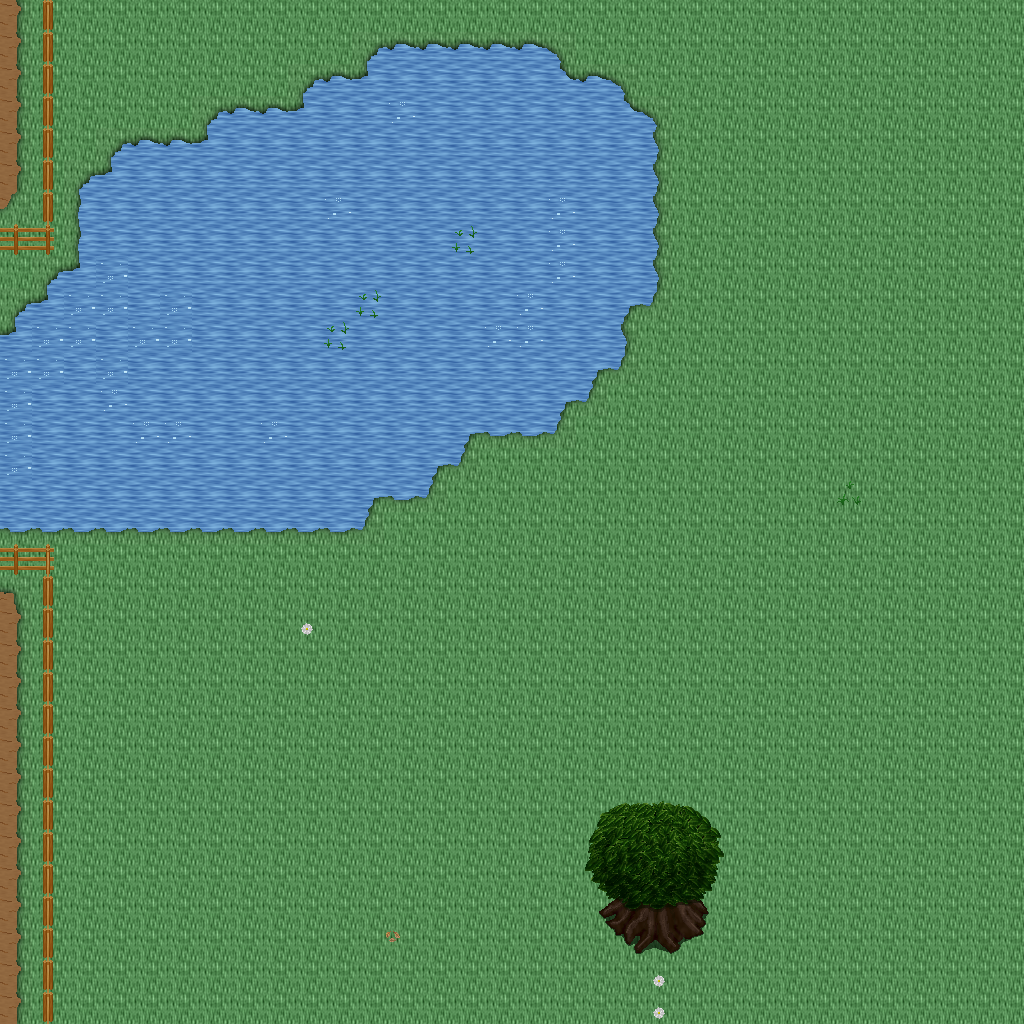

Below is a game level as drawn by its tile map, then a one-line description and the .tmx that defines it (tile-layer data replaced by summaries):
An orthogonal 32x32 tile map with 32x32 px tiles, 5 tile layers (Ground, Objects, Objects2, Above, ...), 1 hidden layer not drawn, 27 tilesets.

<map version="1.10" tiledversion="1.11.0" orientation="orthogonal" renderorder="right-down" width="32" height="32" tilewidth="32" tileheight="32" infinite="0" nextlayerid="11" nextobjectid="1">
 <tileset firstgid="1" name="ground_ground" tilewidth="32" tileheight="32" tilecount="33" columns="3">
  <image source="../drawable/ground_ground.png" width="96" height="352" />
 </tileset>
 <tileset firstgid="34" name="ground_brown_paving" tilewidth="32" tileheight="32" tilecount="2" columns="2">
  <image source="../drawable/ground_brown_paving.png" width="64" height="32" />
 </tileset>
 <tileset firstgid="36" name="ground_water_water_bubbles" tilewidth="32" tileheight="32" tilecount="32" columns="8">
  <image source="../drawable/ground_water_water_bubbles.png" width="256" height="128" />
 </tileset>
 <tileset firstgid="68" name="ground_grass_edges" tilewidth="32" tileheight="32" tilecount="36" columns="12">
  <image source="../drawable/ground_grass_edges.png" width="384" height="96" />
 </tileset>
 <tileset firstgid="104" name="ground_ridge_earth_dark" tilewidth="32" tileheight="32" tilecount="96" columns="12">
  <image source="../drawable/ground_ridge_earth_dark.png" width="384" height="256" />
 </tileset>
 <tileset firstgid="200" name="plant_flower_daisy_red" tilewidth="32" tileheight="32" tilecount="8" columns="2">
  <image source="../drawable/plant_flower_daisy_red.png" width="64" height="128" />
 </tileset>
 <tileset firstgid="208" name="plant_grasses" tilewidth="32" tileheight="32" tilecount="6" columns="3">
  <image source="../drawable/plant_grasses.png" width="96" height="64" />
 </tileset>
 <tileset firstgid="214" name="plant_flower_daisy_white" tilewidth="32" tileheight="32" tilecount="8" columns="2">
  <image source="../drawable/plant_flower_daisy_white.png" width="64" height="128" />
 </tileset>
 <tileset firstgid="222" name="plant_leaves" tilewidth="32" tileheight="32" tilecount="8" columns="4">
  <image source="../drawable/plant_leaves.png" width="128" height="64" />
 </tileset>
 <tileset firstgid="230" name="ground_grass_corners" tilewidth="32" tileheight="32" tilecount="24" columns="6">
  <image source="../drawable/ground_grass_corners.png" width="192" height="128" />
 </tileset>
 <tileset firstgid="254" name="plant_flower_daisy_blue" tilewidth="32" tileheight="32" tilecount="8" columns="2">
  <image source="../drawable/plant_flower_daisy_blue.png" width="64" height="128" />
 </tileset>
 <tileset firstgid="262" name="building_fence_fence_chunky" tilewidth="32" tileheight="32" tilecount="21" columns="3">
  <image source="../drawable/building_fence_fence_chunky.png" width="96" height="224" />
 </tileset>
 <tileset firstgid="283" name="ground_rock_pebbles" tilewidth="32" tileheight="32" tilecount="3" columns="1">
  <image source="../drawable/ground_rock_pebbles.png" width="32" height="96" />
 </tileset>
 <tileset firstgid="286" name="plant_tree_tree_darkgreen" tilewidth="32" tileheight="32" tilecount="88" columns="8">
  <image source="../drawable/plant_tree_tree_darkgreen.png" width="256" height="352" />
 </tileset>
 <tileset firstgid="374" name="plant_bush_bushes" tilewidth="32" tileheight="32" tilecount="10" columns="5">
  <image source="../drawable/plant_bush_bushes.png" width="160" height="64" />
 </tileset>
 <tileset firstgid="384" name="logic_creature_rodent" tilewidth="32" tileheight="32" tilecount="8" columns="8">
  <image source="../drawable/logic_creature_rodent.png" width="256" height="32" />
 </tileset>
 <tileset firstgid="392" name="logic_item_corn" tilewidth="32" tileheight="32" tilecount="5" columns="5">
  <image source="../drawable/logic_item_corn.png" width="160" height="32" />
 </tileset>
 <tileset firstgid="397" name="logic_item_resources" tilewidth="32" tileheight="32" tilecount="6" columns="6">
  <image source="../drawable/logic_item_resources.png" width="192" height="32" />
 </tileset>
 <tileset firstgid="403" name="logic_creature_gnome" tilewidth="32" tileheight="32" tilecount="6" columns="6">
  <image source="../drawable/logic_creature_gnome.png" width="192" height="32" />
 </tileset>
 <tileset firstgid="409" name="logic_item_mushroom" tilewidth="32" tileheight="32" tilecount="6" columns="6">
  <image source="../drawable/logic_item_mushroom.png" width="192" height="32" />
 </tileset>
 <tileset firstgid="415" name="logic_item_sheepfood" tilewidth="32" tileheight="32" tilecount="1" columns="1">
  <image source="../drawable/logic_item_sheepfood.png" width="32" height="32" />
 </tileset>
 <tileset firstgid="416" name="logic_creature_animal" tilewidth="32" tileheight="32" tilecount="32" columns="8">
  <image source="../drawable/logic_creature_animal.png" width="256" height="128" />
 </tileset>
 <tileset firstgid="448" name="logic_item_vegetable" tilewidth="32" tileheight="32" tilecount="16" columns="8">
  <image source="../drawable/logic_item_vegetable.png" width="256" height="64" />
 </tileset>
 <tileset firstgid="464" name="logic_collision" tilewidth="32" tileheight="32" tilecount="1" columns="1">
  <image source="../drawable/logic_collision.png" width="32" height="32" />
 </tileset>
 <tileset firstgid="465" name="logic_item_herb" tilewidth="32" tileheight="32" tilecount="5" columns="5">
  <image source="../drawable/logic_item_herb.png" width="160" height="32" />
 </tileset>
 <tileset firstgid="470" name="ground_green_paving" tilewidth="32" tileheight="32" tilecount="18" columns="3">
  <image source="../drawable/ground_green_paving.png" width="96" height="192" />
 </tileset>
 <tileset firstgid="488" name="logic_creature_reptile" tilewidth="32" tileheight="32" tilecount="7" columns="7">
  <image source="../drawable/logic_creature_reptile.png" width="224" height="32" />
 </tileset>
 <layer id="1" name="Ground" width="32" height="32">
  <data>[1024 cells, 1024 non-empty, 5 distinct tile ids]</data>
 </layer>
 <layer id="2" name="Objects" width="32" height="32">
  <data>[1024 cells, 96 non-empty, 17 distinct tile ids]</data>
 </layer>
 <layer id="3" name="Objects2" width="32" height="32">
  <data>[1024 cells, 30 non-empty, 9 distinct tile ids]</data>
 </layer>
 <layer id="4" name="Above" width="32" height="32">
  <data>[1024 cells, 18 non-empty, 18 distinct tile ids]</data>
 </layer>
 <layer id="5" name="Above2" width="32" height="32">
  <data>[1024 cells, 0 non-empty, 0 distinct tile ids]</data>
 </layer>
 <layer id="6" name="Walkable" width="32" height="32" visible="0">
  <data>[1024 cells, 31 non-empty, 1 distinct tile ids]</data>
 </layer>
 <objectgroup id="7" name="Mapevents" />
 <objectgroup id="8" name="Spawn" />
 <objectgroup id="9" name="Keys" />
 <objectgroup id="10" name="Replace" />
</map>
